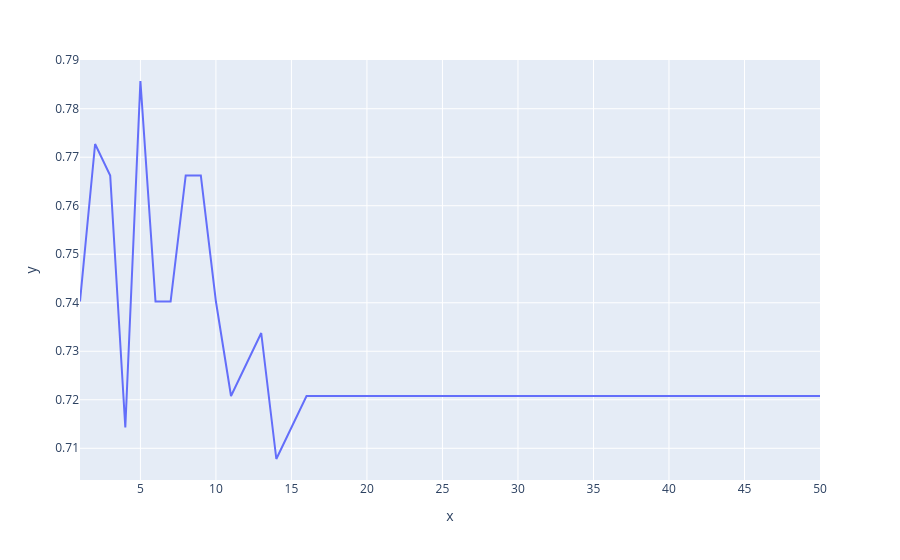

The notebook cell saved with this chart:
### Code cell
mx= 0
l=[]
for i in range(1,51):
    dt = DecisionTreeClassifier(criterion = 'entropy', random_state= 42, max_depth=i)
    dt.fit(x_train, y_train)
    y_pred= dt.predict(x_test)
    acc= accuracy_score(y_test, y_pred)
    if acc>mx:
        mx =acc
        idx= i 
    print(i , acc)
    l.append(acc)
print(idx ,  mx)
ii= [i for i in range(1,51)]
plt.line(x=ii,y=l )

### Figure 1 — Plotly figure (JSON) as saved in the notebook; plotly's stock layout.template omitted (floating-point values rounded to 4 significant figures)
{"data": [{"hovertemplate": "x=%{x}<br>y=%{y}<extra></extra>", "legendgroup": "", "line": {"color": "#636efa", "dash": "solid"}, "marker": {"symbol": "circle"}, "mode": "lines", "name": "", "orientation": "v", "showlegend": false, "type": "scatter", "x": [1, 2, 3, 4, 5, 6, 7, 8, 9, 10, 11, 12, 13, 14, 15, 16, 17, 18, 19, 20, 21, 22, 23, 24, 25, 26, 27, 28, 29, 30, 31, 32, 33, 34, 35, 36, 37, 38, 39, 40, 41, 42, 43, 44, 45, 46, 47, 48, 49, 50], "xaxis": "x", "y": [0.7403, 0.7727, 0.7662, 0.7143, 0.7857, 0.7403, 0.7403, 0.7662, 0.7662, 0.7403, 0.7208, 0.7273, 0.7338, 0.7078, 0.7143, 0.7208, 0.7208, 0.7208, 0.7208, 0.7208, 0.7208, 0.7208, 0.7208, 0.7208, 0.7208, 0.7208, 0.7208, 0.7208, 0.7208, 0.7208, 0.7208, 0.7208, 0.7208, 0.7208, 0.7208, 0.7208, 0.7208, 0.7208, 0.7208, 0.7208, 0.7208, 0.7208, 0.7208, 0.7208, 0.7208, 0.7208, 0.7208, 0.7208, 0.7208, 0.7208], "yaxis": "y"}], "layout": {"legend": {"tracegroupgap": 0}, "margin": {"t": 60}, "xaxis": {"anchor": "y", "domain": [0, 1], "title": {"text": "x"}}, "yaxis": {"anchor": "x", "domain": [0, 1], "title": {"text": "y"}}}}
